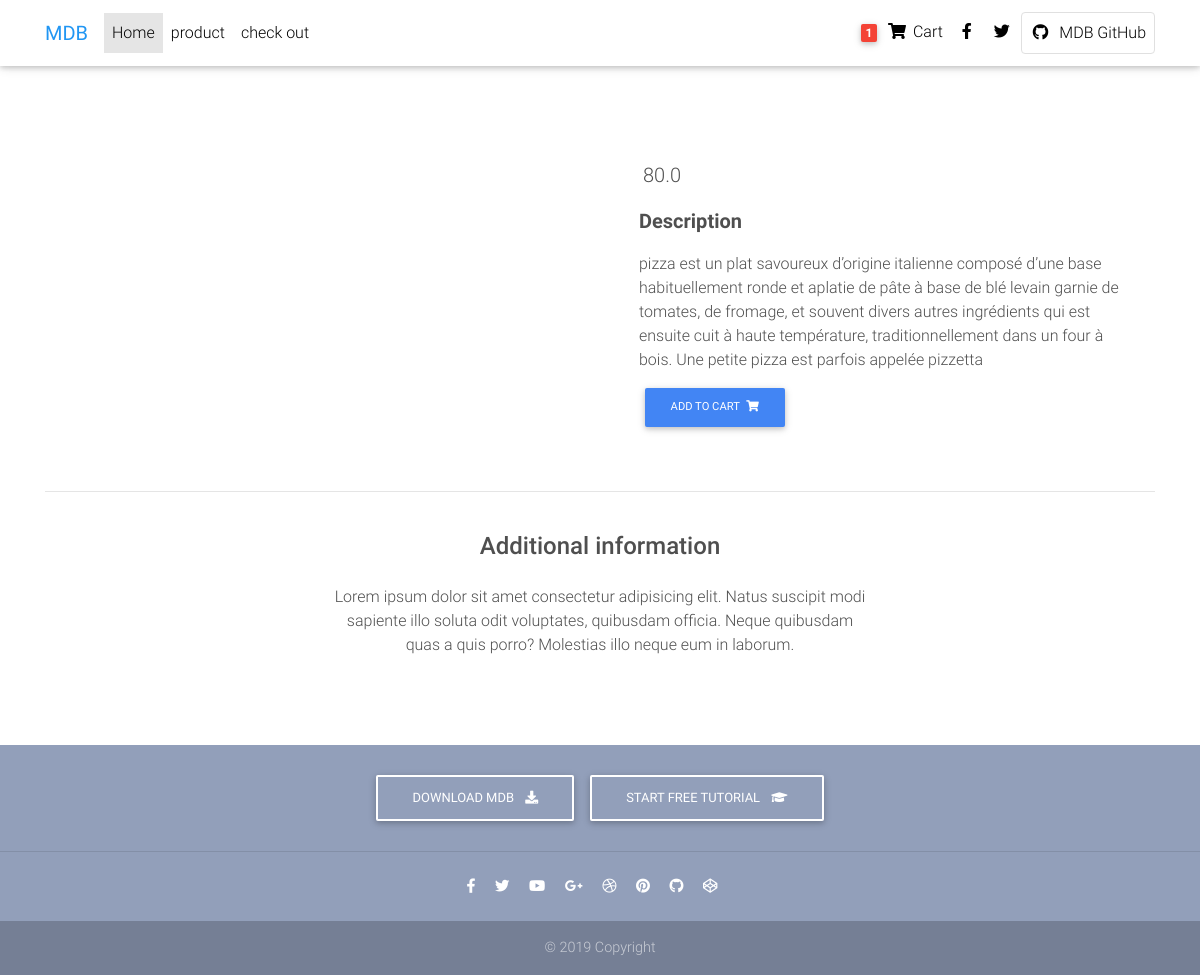
The page /product/pizza/ on the database as committed earlier.
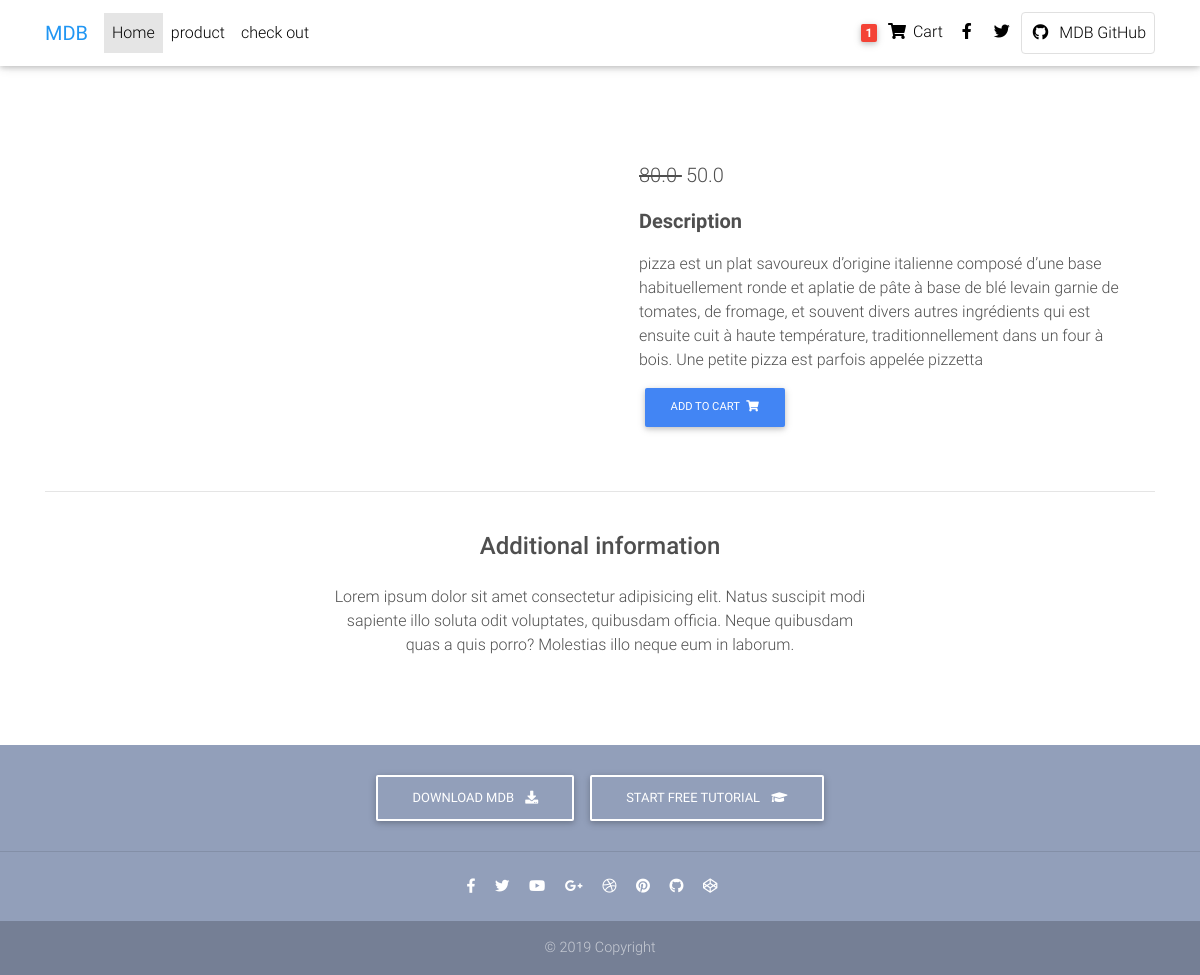
The same page on the database as committed later.
### core/models.py (models this page shows, shortened)
class Product(models.Model):
    title = models.CharField(max_length=100)
    price = models.FloatField()
    discount_price = models.FloatField(blank=True, null=True)
    category = models.ForeignKey(Category, blank=True, null=True, on_delete=models.CASCADE)
    subcategory = models.ForeignKey(SubCategory, blank=True, null=True, on_delete=models.CASCADE)
    slug = models.SlugField(blank=True)
    photo = models.ImageField(upload_to="gallery",default="gallery/food.png")
    description = models.TextField(default="No description available for this product")
    additional_items = models.ManyToManyField(AdditionalItem, blank=True, null=True)
    def get_add_to_cart_url(self):
        return reverse("core:add_to_cart", kwargs={'slug': self.slug})

### core/views.py (the view)
# urls.py: path('product/<slug>/', ProductDetail.as_view(), name='product'),
class ProductDetail(DetailView):
    model = Product

### templates/core/product_detail.html (shortened to what this page needs)
{% extends "core/basic.html" %}
{% block content %}
  <nav class="navbar fixed-top navbar-expand-lg navbar-light white scrolling-navbar">
    <div class="container">
      <a class="navbar-brand waves-effect" href="https://mdbootstrap.com/docs/jquery/" target="_blank">
        <strong class="blue-text">MDB</strong>
      </a>
      <div class="collapse navbar-collapse" id="navbarSupportedContent">
        <ul class="navbar-nav mr-auto">
          <li class="nav-item active">
            <a class="nav-link waves-effect" href="/">Home
            </a>
          </li>
          <li class="nav-item">
            <a class="nav-link waves-effect" href="/product/">product</a>
          </li>
          <li class="nav-item">
            <a class="nav-link waves-effect" href="/check_out/">check out
              </a>
          </li>
        </ul>
        <ul class="navbar-nav nav-flex-icons">
          <li class="nav-item">
            <a class="nav-link waves-effect">
              <span class="badge red z-depth-1 mr-1"> 1 </span>
              <i class="fas fa-shopping-cart"></i>
              <span class="clearfix d-none d-sm-inline-block"> Cart </span>
            </a>
          </li>
          <li class="nav-item">
            <a href="https://www.facebook.com/mdbootstrap" class="nav-link waves-effect" target="_blank">
              <i class="fab fa-facebook-f"></i>
            </a>
          </li>
          <li class="nav-item">
            <a href="https://twitter.com/MDBootstrap" class="nav-link waves-effect" target="_blank">
              <i class="fab fa-twitter"></i>
            </a>
          </li>
          <li class="nav-item">
            <a href="https://github.com/mdbootstrap/bootstrap-material-design" class="nav-link border border-light rounded waves-effect"
              target="_blank">
              <i class="fab fa-github mr-2"></i>MDB GitHub
            </a>
          </li>
        </ul>
      </div>
    </div>
  </nav>
  <main class="mt-5 pt-4">
    <div class="container dark-grey-text mt-5">
      <div class="row wow fadeIn">
        <div class="col-md-6 mb-4">
        </div>
        <div class="col-md-6 mb-4">
          <div class="p-4">
            <p class="lead">
              <span class="mr-1">
                <del>
                  {% if object.discount_price %}
                  {{object.price}}
                  {% endif %}
                </del>
              </span>
              <span>
                {% if object.discount_price %}
                  {{object.discount_price}}
                {% else %}
                    {{object.price}}
                {% endif %}
            </span>
            </p>
            <p class="lead font-weight-bold">Description</p>
            <p>{{object.description}}</p>
            <a href="{{object.get_add_to_cart_url}}" class="btn btn-primary btn-md my-0 p">Add to cart
              <i class="fas fa-shopping-cart ml-1"></i>
            </a>
          </div>
        </div>
      </div>
      <hr>
      <div class="row d-flex justify-content-center wow fadeIn">
        <div class="col-md-6 text-center">
          <h4 class="my-4 h4">Additional information</h4>
          <p>Lorem ipsum dolor sit amet consectetur adipisicing elit. Natus suscipit modi sapiente illo soluta odit
            voluptates,
            quibusdam officia. Neque quibusdam quas a quis porro? Molestias illo neque eum in laborum.</p>
        </div>
      </div>
      <div class="row wow fadeIn">
        <div class="col-lg-4 col-md-12 mb-4">
        </div>
        <div class="col-lg-4 col-md-6 mb-4">
        </div>
        <div class="col-lg-4 col-md-6 mb-4">
        </div>
      </div>
    </div>
  </main>
{% endblock content %}

Rows that differ between the two databases and show on the page:
changed Product: discount_price (not shown) → "50.0"
